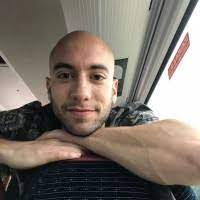
#> input picture Resources/human.png, 200 x 200 px
$ python joining_images.py
#> lines starting #> are read from the running program, lines starting #| are printed output that depends on the picture
import cv2
import numpy as np
img = cv2.imread('Resources/human.png')
#> img is the input picture: shape (200, 200, 3); mean B, G, R 106.8, 115.5, 125.5

imgHorizontal = np.hstack((img,img))
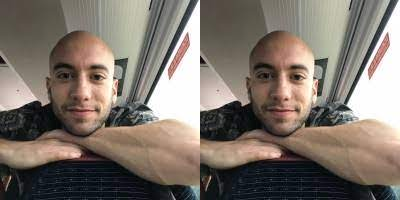
#> imgHorizontal: shape (200, 400, 3); mean B, G, R 106.8, 115.5, 125.5
imgVertical = np.vstack((img,img))
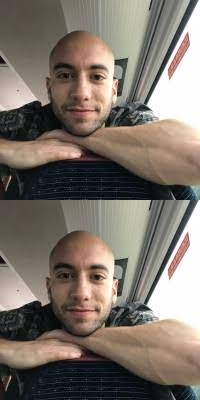
#> imgVertical: shape (400, 200, 3); mean B, G, R 106.8, 115.5, 125.5


cv2.imshow("Horizontal" , imgHorizontal)
cv2.imshow("Vertical" , imgVertical)
cv2.waitKey(0)
